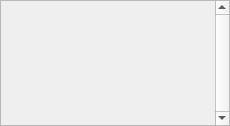
<?xml version="1.0" encoding="UTF-8"?>
<ui version="4.0">
 <class>AlarmInfo</class>
 <widget class="QWidget" name="AlarmInfo">
  <property name="geometry">
   <rect>
    <x>0</x>
    <y>0</y>
    <width>230</width>
    <height>126</height>
   </rect>
  </property>
  <property name="sizePolicy">
   <sizepolicy hsizetype="Fixed" vsizetype="Fixed">
    <horstretch>0</horstretch>
    <verstretch>0</verstretch>
   </sizepolicy>
  </property>
  <property name="windowTitle">
   <string>Form</string>
  </property>
  <layout class="QGridLayout" name="gridLayout_2">
   <property name="margin">
    <number>0</number>
   </property>
   <property name="spacing">
    <number>0</number>
   </property>
   <item row="0" column="0" colspan="2">
    <widget class="QScrollArea" name="scrollArea">
     <property name="verticalScrollBarPolicy">
      <enum>Qt::ScrollBarAlwaysOn</enum>
     </property>
     <property name="horizontalScrollBarPolicy">
      <enum>Qt::ScrollBarAlwaysOff</enum>
     </property>
     <property name="widgetResizable">
      <bool>true</bool>
     </property>
     <widget class="QWidget" name="scrollAreaWidgetContents">
      <property name="geometry">
       <rect>
        <x>0</x>
        <y>0</y>
        <width>211</width>
        <height>124</height>
       </rect>
      </property>
      <layout class="QGridLayout" name="gridLayout">
       <property name="leftMargin">
        <number>9</number>
       </property>
       <property name="topMargin">
        <number>0</number>
       </property>
       <property name="rightMargin">
        <number>9</number>
       </property>
       <property name="bottomMargin">
        <number>0</number>
       </property>
       <item row="1" column="0">
        <layout class="QVBoxLayout" name="verticalLayout">
         <property name="spacing">
          <number>4</number>
         </property>
         <property name="margin">
          <number>0</number>
         </property>
        </layout>
       </item>
      </layout>
     </widget>
    </widget>
   </item>
  </layout>
 </widget>
 <resources/>
 <connections/>
</ui>
